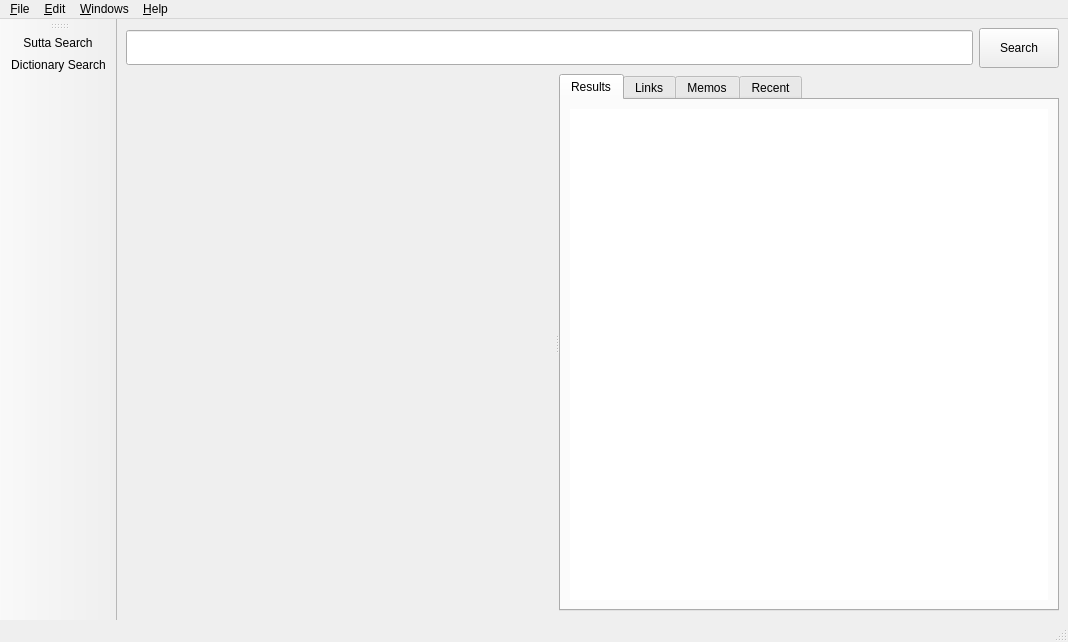
<?xml version="1.0" encoding="UTF-8"?>
<ui version="4.0">
 <class>DictionarySearchWindow</class>
 <widget class="QMainWindow" name="DictionarySearchWindow">
  <property name="geometry">
   <rect>
    <x>0</x>
    <y>0</y>
    <width>1068</width>
    <height>642</height>
   </rect>
  </property>
  <property name="baseSize">
   <size>
    <width>800</width>
    <height>600</height>
   </size>
  </property>
  <property name="windowTitle">
   <string>Dictionary Search - Simsapa</string>
  </property>
  <widget class="QWidget" name="central_widget">
   <layout class="QHBoxLayout" name="horizontalLayout_2">
    <item>
     <layout class="QVBoxLayout" name="main_layout">
      <item>
       <layout class="QHBoxLayout" name="searchbar_layout">
        <property name="sizeConstraint">
         <enum>QLayout::SetMinimumSize</enum>
        </property>
        <item>
         <widget class="QLineEdit" name="search_input">
          <property name="minimumSize">
           <size>
            <width>0</width>
            <height>35</height>
           </size>
          </property>
          <property name="clearButtonEnabled">
           <bool>true</bool>
          </property>
         </widget>
        </item>
        <item>
         <widget class="QPushButton" name="search_button">
          <property name="minimumSize">
           <size>
            <width>0</width>
            <height>40</height>
           </size>
          </property>
          <property name="text">
           <string>Search</string>
          </property>
         </widget>
        </item>
       </layout>
      </item>
      <item>
       <widget class="QSplitter" name="splitter">
        <property name="orientation">
         <enum>Qt::Horizontal</enum>
        </property>
        <widget class="QWidget" name="verticalLayoutWidget_2">
         <layout class="QVBoxLayout" name="content_layout">
          <item>
           <spacer name="horizontalSpacer">
            <property name="orientation">
             <enum>Qt::Horizontal</enum>
            </property>
            <property name="sizeHint" stdset="0">
             <size>
              <width>500</width>
              <height>20</height>
             </size>
            </property>
           </spacer>
          </item>
         </layout>
        </widget>
        <widget class="QWidget" name="verticalLayoutWidget_3">
         <layout class="QVBoxLayout" name="tabs_layout">
          <item>
           <widget class="QTabWidget" name="rightside_tabs">
            <property name="minimumSize">
             <size>
              <width>500</width>
              <height>500</height>
             </size>
            </property>
            <property name="currentIndex">
             <number>0</number>
            </property>
            <widget class="QWidget" name="results_tab">
             <attribute name="title">
              <string>Results</string>
             </attribute>
             <layout class="QVBoxLayout" name="verticalLayout_4">
              <item>
               <layout class="QVBoxLayout" name="verticalLayout">
                <item>
                 <widget class="QListWidget" name="results_list">
                  <property name="frameShape">
                   <enum>QFrame::NoFrame</enum>
                  </property>
                 </widget>
                </item>
               </layout>
              </item>
             </layout>
            </widget>
            <widget class="QWidget" name="links_tab">
             <attribute name="title">
              <string>Links</string>
             </attribute>
             <layout class="QVBoxLayout" name="verticalLayout_5">
              <item>
               <layout class="QVBoxLayout" name="links_layout"/>
              </item>
             </layout>
            </widget>
            <widget class="QWidget" name="memos_tab">
             <attribute name="title">
              <string>Memos</string>
             </attribute>
             <layout class="QVBoxLayout" name="verticalLayout_6">
              <item>
               <layout class="QVBoxLayout" name="memos_layout">
                <item>
                 <layout class="QHBoxLayout" name="horizontalLayout">
                  <item>
                   <widget class="QPushButton" name="add_memo_button">
                    <property name="text">
                     <string>Add</string>
                    </property>
                   </widget>
                  </item>
                  <item>
                   <widget class="QPushButton" name="clear_memo_button">
                    <property name="text">
                     <string>Clear</string>
                    </property>
                   </widget>
                  </item>
                  <item>
                   <widget class="QPushButton" name="remove_memo_button">
                    <property name="text">
                     <string>Remove</string>
                    </property>
                   </widget>
                  </item>
                 </layout>
                </item>
                <item>
                 <widget class="QLabel" name="label_2">
                  <property name="text">
                   <string>Front</string>
                  </property>
                 </widget>
                </item>
                <item>
                 <widget class="QPlainTextEdit" name="front_input">
                  <property name="sizePolicy">
                   <sizepolicy hsizetype="Expanding" vsizetype="Minimum">
                    <horstretch>0</horstretch>
                    <verstretch>0</verstretch>
                   </sizepolicy>
                  </property>
                  <property name="maximumSize">
                   <size>
                    <width>16777215</width>
                    <height>50</height>
                   </size>
                  </property>
                 </widget>
                </item>
                <item>
                 <widget class="QLabel" name="label_5">
                  <property name="text">
                   <string>Back</string>
                  </property>
                 </widget>
                </item>
                <item>
                 <widget class="QPlainTextEdit" name="back_input">
                  <property name="sizePolicy">
                   <sizepolicy hsizetype="Expanding" vsizetype="Minimum">
                    <horstretch>0</horstretch>
                    <verstretch>0</verstretch>
                   </sizepolicy>
                  </property>
                  <property name="maximumSize">
                   <size>
                    <width>16777215</width>
                    <height>50</height>
                   </size>
                  </property>
                 </widget>
                </item>
                <item>
                 <widget class="QLabel" name="label_3">
                  <property name="text">
                   <string>Memos for this page</string>
                  </property>
                 </widget>
                </item>
                <item>
                 <widget class="QListView" name="memos_list"/>
                </item>
               </layout>
              </item>
             </layout>
            </widget>
            <widget class="QWidget" name="recent_tab">
             <attribute name="title">
              <string>Recent</string>
             </attribute>
             <layout class="QVBoxLayout" name="verticalLayout_3">
              <item>
               <layout class="QVBoxLayout" name="recent_layout">
                <item>
                 <widget class="QListWidget" name="recent_list">
                  <property name="frameShape">
                   <enum>QFrame::NoFrame</enum>
                  </property>
                 </widget>
                </item>
               </layout>
              </item>
             </layout>
            </widget>
           </widget>
          </item>
         </layout>
        </widget>
       </widget>
      </item>
     </layout>
    </item>
   </layout>
  </widget>
  <widget class="QMenuBar" name="menubar">
   <property name="geometry">
    <rect>
     <x>0</x>
     <y>0</y>
     <width>1068</width>
     <height>20</height>
    </rect>
   </property>
   <widget class="QMenu" name="menu_File">
    <property name="title">
     <string>&amp;File</string>
    </property>
    <addaction name="action_Open"/>
    <addaction name="action_Close_Window"/>
    <addaction name="separator"/>
    <addaction name="action_Quit"/>
   </widget>
   <widget class="QMenu" name="menu_Edit">
    <property name="title">
     <string>&amp;Edit</string>
    </property>
    <addaction name="action_Copy"/>
    <addaction name="action_Paste"/>
   </widget>
   <widget class="QMenu" name="menu_Windows">
    <property name="title">
     <string>&amp;Windows</string>
    </property>
    <addaction name="action_Sutta_Search"/>
    <addaction name="action_Dictionary_Search"/>
    <addaction name="action_Dictionaries_Manager"/>
    <addaction name="action_Document_Reader"/>
    <addaction name="action_Library"/>
    <addaction name="action_Memos"/>
    <addaction name="action_Links"/>
   </widget>
   <widget class="QMenu" name="menu_Help">
    <property name="title">
     <string>&amp;Help</string>
    </property>
    <addaction name="action_Website"/>
    <addaction name="action_About"/>
   </widget>
   <addaction name="menu_File"/>
   <addaction name="menu_Edit"/>
   <addaction name="menu_Windows"/>
   <addaction name="menu_Help"/>
  </widget>
  <widget class="QStatusBar" name="statusbar"/>
  <widget class="QToolBar" name="toolBar">
   <property name="windowTitle">
    <string>toolBar</string>
   </property>
   <attribute name="toolBarArea">
    <enum>LeftToolBarArea</enum>
   </attribute>
   <attribute name="toolBarBreak">
    <bool>false</bool>
   </attribute>
   <addaction name="action_Sutta_Search"/>
   <addaction name="action_Dictionary_Search"/>
  </widget>
  <action name="action_Copy">
   <property name="text">
    <string>&amp;Copy</string>
   </property>
  </action>
  <action name="action_Paste">
   <property name="text">
    <string>&amp;Paste</string>
   </property>
  </action>
  <action name="action_Quit">
   <property name="icon">
    <iconset resource="../icons.qrc">
     <normaloff>:/close</normaloff>:/close</iconset>
   </property>
   <property name="text">
    <string>&amp;Quit</string>
   </property>
   <property name="shortcut">
    <string>Ctrl+Q</string>
   </property>
  </action>
  <action name="action_Sutta_Search">
   <property name="icon">
    <iconset resource="../icons.qrc">
     <normaloff>:/book</normaloff>:/book</iconset>
   </property>
   <property name="text">
    <string>&amp;Sutta Search</string>
   </property>
   <property name="shortcut">
    <string>F5</string>
   </property>
  </action>
  <action name="action_Dictionary_Search">
   <property name="icon">
    <iconset resource="../icons.qrc">
     <normaloff>:/dictionary</normaloff>:/dictionary</iconset>
   </property>
   <property name="text">
    <string>&amp;Dictionary Search</string>
   </property>
   <property name="shortcut">
    <string>F6</string>
   </property>
  </action>
  <action name="action_About">
   <property name="text">
    <string>&amp;About</string>
   </property>
  </action>
  <action name="action_Website">
   <property name="text">
    <string>&amp;Website</string>
   </property>
  </action>
  <action name="action_Close_Window">
   <property name="text">
    <string>&amp;Close Window</string>
   </property>
  </action>
  <action name="action_Open">
   <property name="text">
    <string>&amp;Open...</string>
   </property>
   <property name="shortcut">
    <string>Ctrl+O</string>
   </property>
  </action>
  <action name="action_Document_Reader">
   <property name="text">
    <string>D&amp;ocument Reader</string>
   </property>
   <property name="toolTip">
    <string>Document Reader</string>
   </property>
   <property name="shortcut">
    <string>F7</string>
   </property>
  </action>
  <action name="action_Library">
   <property name="text">
    <string>&amp;Library</string>
   </property>
   <property name="shortcut">
    <string>F8</string>
   </property>
  </action>
  <action name="action_Memos">
   <property name="text">
    <string>&amp;Memos</string>
   </property>
   <property name="toolTip">
    <string>Memos</string>
   </property>
   <property name="shortcut">
    <string>F9</string>
   </property>
  </action>
  <action name="action_Dictionaries_Manager">
   <property name="text">
    <string>Dictionaries &amp;Manager</string>
   </property>
   <property name="shortcut">
    <string>F10</string>
   </property>
  </action>
  <action name="action_Links">
   <property name="text">
    <string>&amp;Links</string>
   </property>
   <property name="shortcut">
    <string>F11</string>
   </property>
  </action>
 </widget>
 <resources>
  <include location="../icons.qrc"/>
 </resources>
 <connections/>
 <slots>
  <slot>_handle_query()</slot>
 </slots>
</ui>
